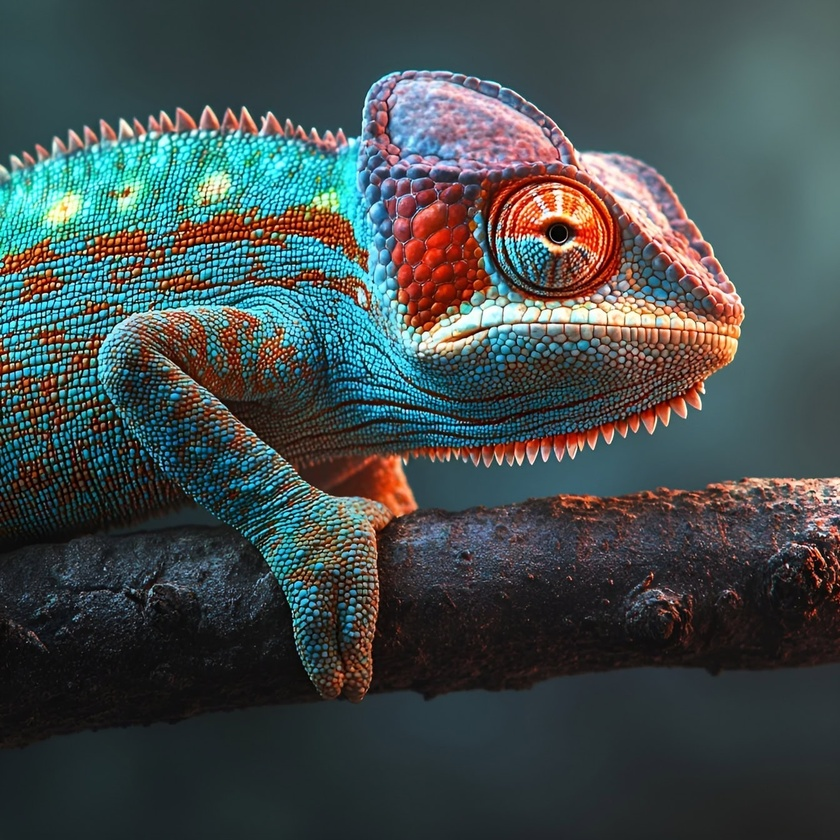
#> input picture images/image.jpeg, 840 x 840 px, shrunk from 1344 x 1344 before the run; its folder holds only this picture in this run
$ python 01_grayscale.py
#> lines starting #> are read from the running program, lines starting #| are printed output that depends on the picture
import cv2
import os
import matplotlib.pyplot as plt
from pathlib import Path

def load_images(image_dir='images'):
    image_dir = Path(image_dir)
    if not image_dir.exists():
        print(f"Error: {image_dir} directory not found!")
        return []

    images = []
    for ext in ['*.jpg', '*.png', '*.bmp', '*.jpeg']:
        images.extend(list(image_dir.glob(ext)))

    return sorted(images)[:2]  # Get first 2 images

def convert_to_grayscale(image_paths):
    grayscale_images = []

    for path in image_paths:
        color_img = cv2.imread(str(path))
        if color_img is None:
            continue
        gray_img = cv2.cvtColor(color_img, cv2.COLOR_BGR2GRAY)
        grayscale_images.append({
            'name': path.stem,
            'original': color_img,
            'grayscale': gray_img
        })

    return grayscale_images

def display_results(images):
    fig, axes = plt.subplots(len(images), 2, figsize=(12, 5*len(images)))

    if len(images) == 1:
        axes = axes.reshape(1, -1)

    for idx, img_dict in enumerate(images):
        original_rgb = cv2.cvtColor(img_dict['original'], cv2.COLOR_BGR2RGB)

        axes[idx, 0].imshow(original_rgb)
        axes[idx, 0].set_title(f"{img_dict['name']} - Color")
        axes[idx, 0].axis('off')

        axes[idx, 1].imshow(img_dict['grayscale'], cmap='gray')
        axes[idx, 1].set_title(f"{img_dict['name']} - Grayscale")
        axes[idx, 1].axis('off')

    plt.tight_layout()
    plt.savefig('results/Task_01_Grayscale.png', dpi=150, bbox_inches='tight')

def main():
    os.makedirs('results', exist_ok=True)
    image_paths = load_images('images')
    if not image_paths:
        print("No images found in 'images' folder!")
        print("Please add 2 color images to the 'images' folder")
        return

    print(f"Found {len(image_paths)} image(s)")
    grayscale_images = convert_to_grayscale(image_paths)
#> in convert_to_grayscale, color_img is the input picture: shape (840, 840, 3); mean B, G, R 77, 76.7, 66.6
#> in convert_to_grayscale, `gray_img = cv2.cvtColor(color_img, cv2.COLOR_BGR2GRAY)`:
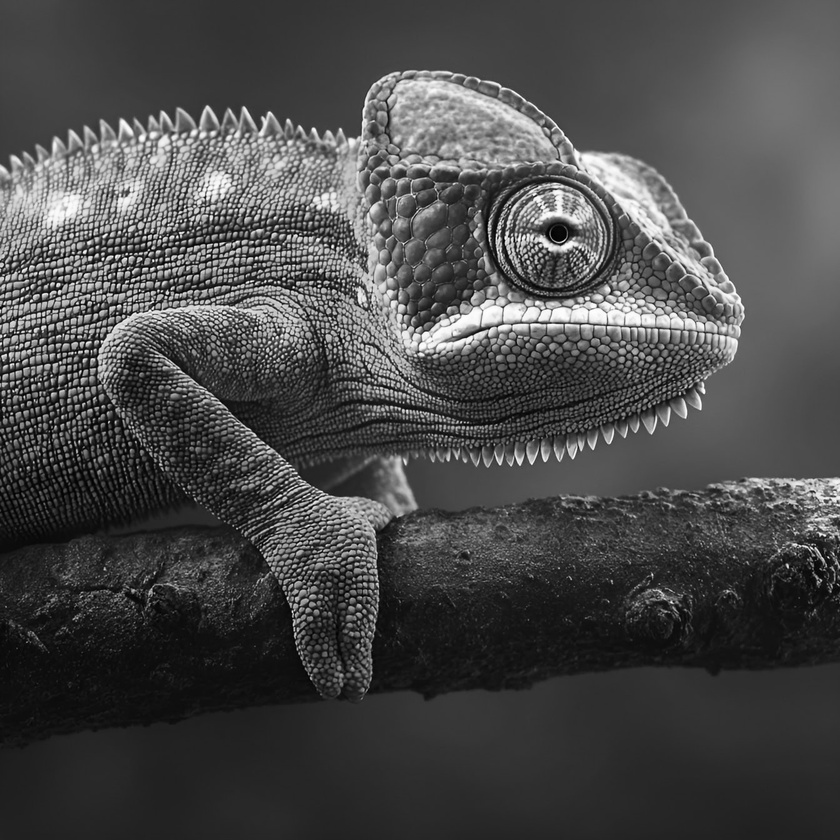
#> gray_img: shape (840, 840); min 0, max 254, mean 73.7
#> grayscale_images = 1 item
    if grayscale_images:
        display_results(grayscale_images)
#> the loop in display_results, `for idx, img_dict in enumerate(images):` made 1 pass
#> in display_results, `plt.savefig('results/Task_01_Grayscale.png', dpi=150, bbox_inches='tig..`:
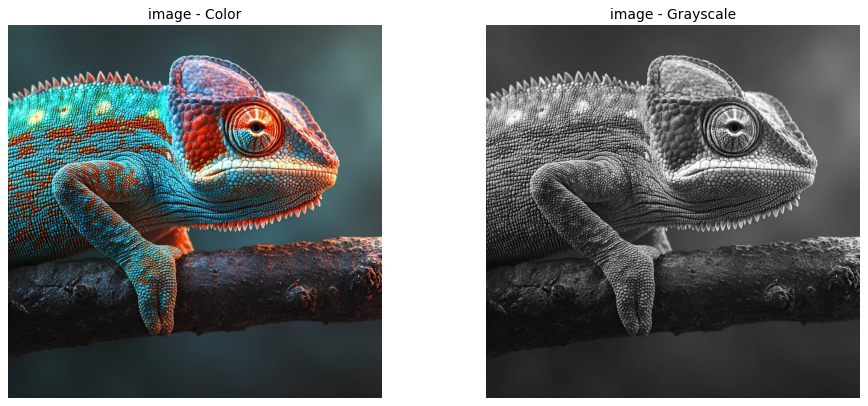
#> figure drawn by matplotlib, 2 panels

if __name__ == "__main__":
    main()
